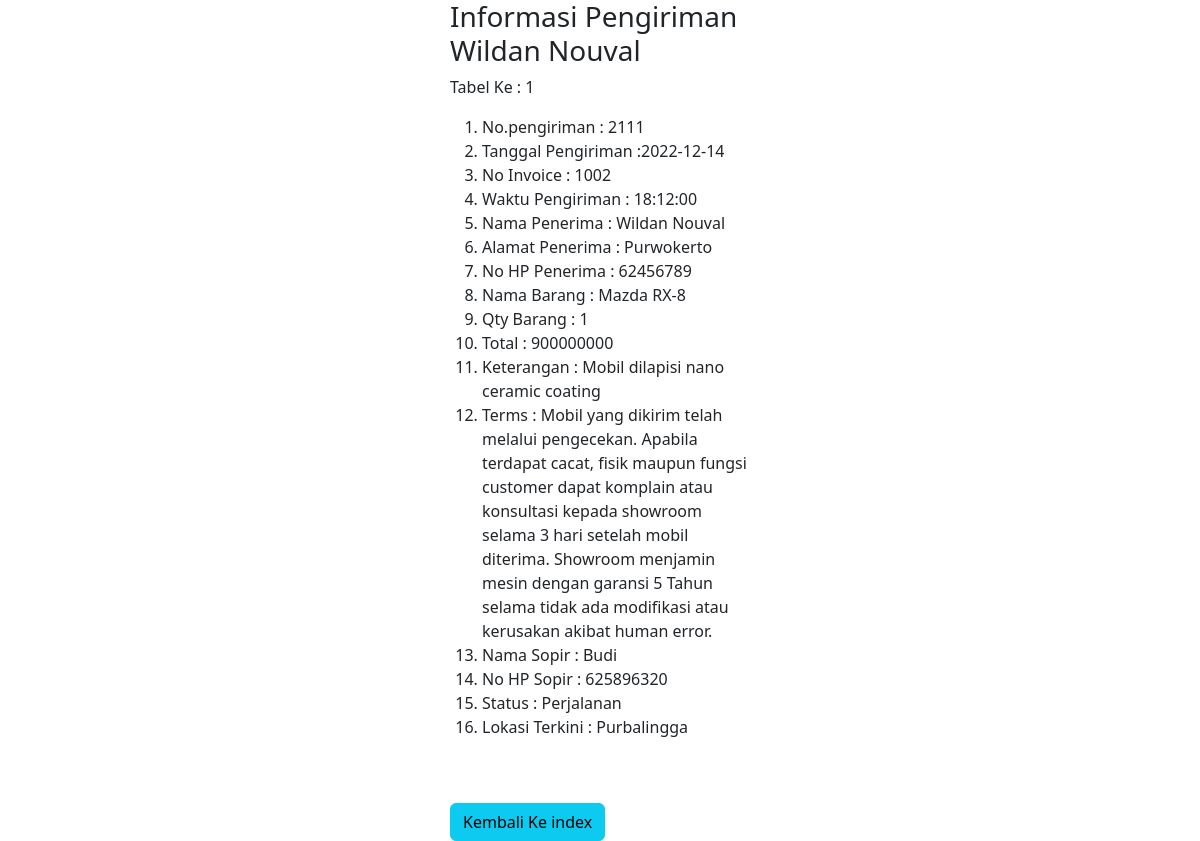
Page /pengirimanproduk.php (signed in) on the committed database.
### tables this page shows
CREATE TABLE `pengiriman` (
  `no_pengiriman` int(11) NOT NULL,
  `tgl_pengiriman` date NOT NULL,
  `no_invoice` int(11) NOT NULL,
  `wkt_pengiriman` time NOT NULL,
  `nama_penerima` varchar(50) NOT NULL,
  `almt_penerima` text NOT NULL,
  `no_hp_penerima` bigint(20) NOT NULL,
  `nama_barang` varchar(50) NOT NULL,
  `qty_barang` int(11) NOT NULL,
  `total` bigint(20) NOT NULL,
  `keterangan` text NOT NULL,
  `eqpt_pengiriman` text NOT NULL,
  `terms` text NOT NULL,
  `nama_sopir` varchar(50) NOT NULL,
  `no_hp_sopir` bigint(20) NOT NULL,
  `status` varchar(50) NOT NULL,
  `lokasi_terkini` varchar(50) NOT NULL
);

### pengirimanproduk.php (the view, shortened to what this page needs)
<?php
include "koneksi.php";
?>
<html>
<head>
    <link href="https://cdn.jsdelivr.net/npm/bootstrap@5.2.3/dist/css/bootstrap.min.css" rel="stylesheet">
</head>
<body>
<div style="text-align:left;width: 300px;margin: 0 auto;">
    <?php
    $nama_user=$_SESSION['nama'];
    echo "<H3>Informasi Pengiriman $nama_user</H3>";
    $no=1;
    $query=mysqli_query($conn,"SELECT * FROM pengiriman WHERE nama_penerima='$nama_user'");
    while($data=mysqli_fetch_assoc($query)){
        echo "
        <p>Tabel Ke : $no</p>
        <ol>
            <li>No.pengiriman :     $data[no_pengiriman]</li>
            <li>Tanggal Pengiriman :$data[tgl_pengiriman]</li>
            <li>No Invoice :        $data[no_invoice]</li>
            <li>Waktu Pengiriman :  $data[wkt_pengiriman]</li>
            <li>Nama Penerima :     $data[nama_penerima]</li>
            <li>Alamat Penerima :   $data[almt_penerima]</li>
            <li>No HP Penerima :    $data[no_hp_penerima]</li>
            <li>Nama Barang :       $data[nama_barang]</li>
            <li>Qty Barang :        $data[qty_barang]</li>
            <li>Total :             $data[total]</li>
            <li>Keterangan :        $data[keterangan]</li>
            <li>Terms :             $data[terms]</li>
            <li>Nama Sopir :        $data[nama_sopir]</li>
            <li>No HP Sopir :       $data[no_hp_sopir]</li>
            <li>Status :            $data[status]</li>
            <li>Lokasi Terkini :    $data[lokasi_terkini]</li>
        </ol>
        <br><br>
        ";$no++;
    }
    ?>
    <a href="index.php" class="btn btn-info">Kembali Ke index</a>
</div>
</body>
</html>

### pengirimanproduk.php (style rules this page uses)
* { margin: 0; padding: 0; box-sizing: border-box; }

### rows in the picture
pengiriman: no_pengiriman "2111", tgl_pengiriman "2022-12-14", no_invoice "1002", wkt_pengiriman "18:12:00", nama_penerima "Wildan Nouval", almt_penerima "Purwokerto", no_hp_penerima "62456789", nama_barang "Mazda RX-8", qty_barang "1", total "900000000", keterangan "Mobil dilapisi nano ceramic coating", terms "Mobil yang dikirim telah melalui pengecekan. Apabila terdapat cacat, fisik maupun fungsi customer dapat komplain atau konsultasi kepada showroom selama 3 hari setelah mobil diterima. Showroom menjamin mesin dengan garansi 5 Tahun selama tidak ada modifikasi atau kerusakan akibat human error.", nama_sopir "Budi", no_hp_sopir "625896320", status "Perjalanan", lokasi_terkini "Purbalingga"

### other values in the picture
$nama_user "Wildan Nouval"
